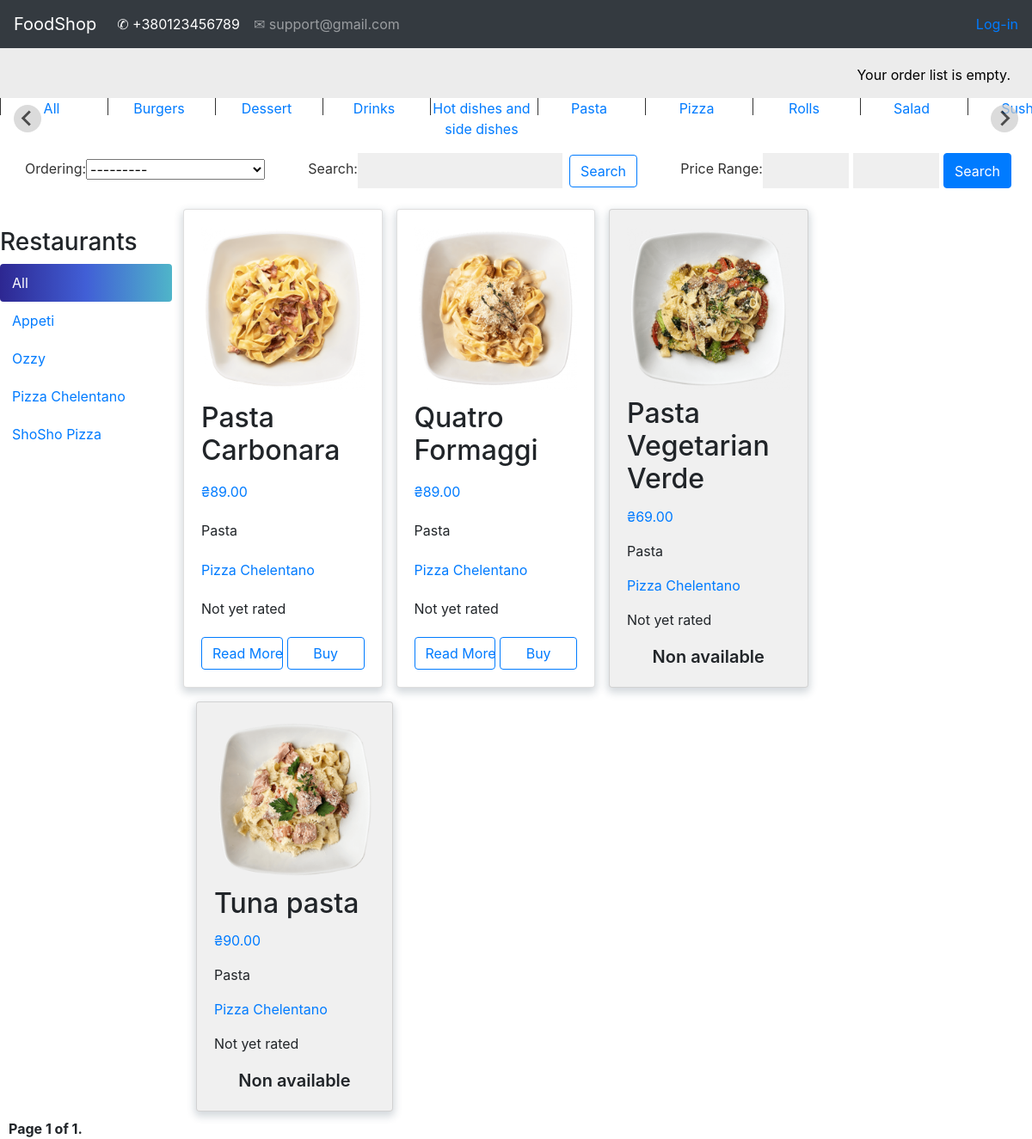
The page /?category=8 on the database as committed earlier.
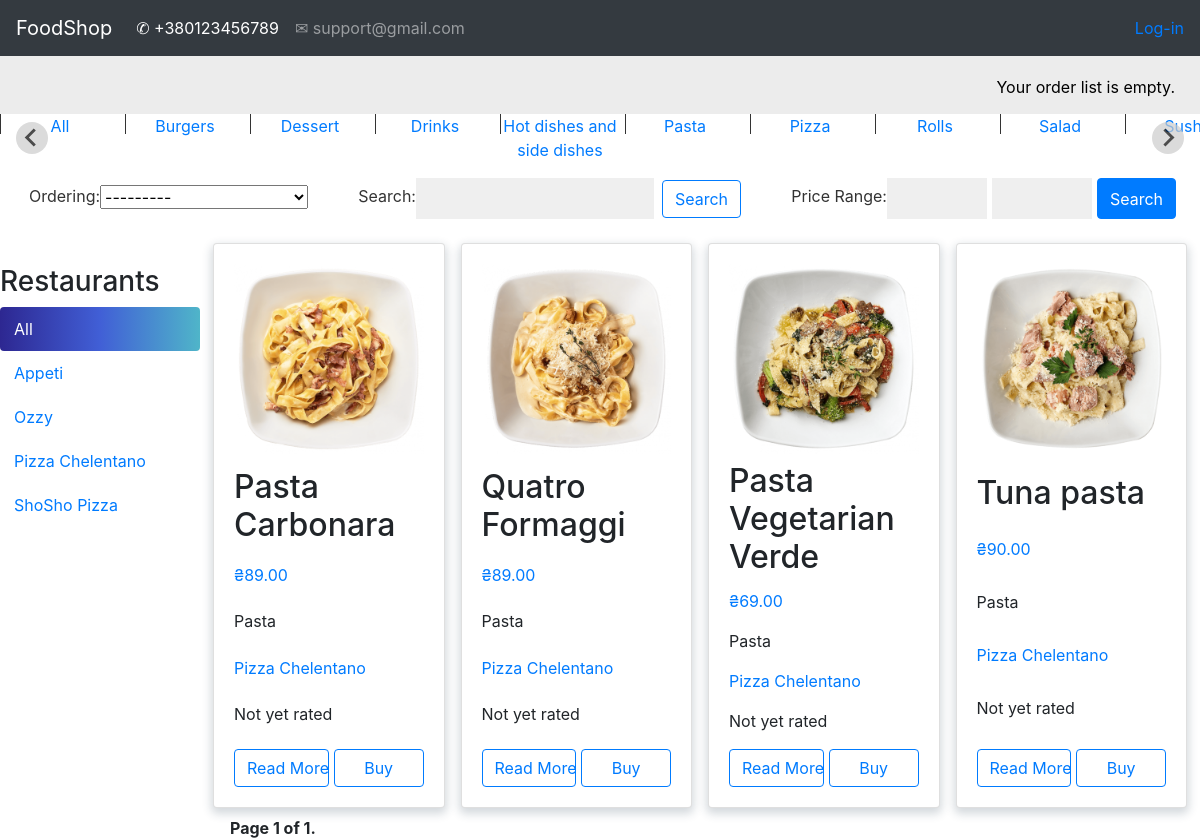
The same page on the database as committed later.
### shop/models.py (models this page shows, shortened)
class Category(models.Model):
    name = models.CharField(max_length=150, db_index=True)
    slug = models.SlugField(max_length=150, db_index=True, unique=True)
    class Meta:
        ordering = ('name',)
        default_related_name = "category"
        verbose_name = "Category"
        verbose_name_plural = "Categories"
    def __str__(self):
        return self.name

class Shop(models.Model):
    owner = models.OneToOneField(settings.AUTH_USER_MODEL, on_delete=models.CASCADE)
    name = models.CharField(max_length=150, db_index=True)
    slug = models.SlugField(max_length=150, db_index=True, unique=True)
    class Meta:
        ordering = ('name',)
        default_related_name = "shop"
    def __str__(self):
        return self.name

class Product(models.Model):
    shop = models.ForeignKey(Shop, on_delete=models.CASCADE)
    category = models.ForeignKey(Category, on_delete=models.CASCADE)
    name = models.CharField(max_length=150, db_index=True)
    slug = models.SlugField(max_length=150, db_index=True)
    image = models.ImageField(upload_to='image_products/%Y/%m/%d', default='image_products/no_img.png')
    description = models.TextField(blank=True)
    price = models.DecimalField(max_digits=10, decimal_places=2)
    available = models.BooleanField(default=True)
    created = models.DateTimeField(auto_now_add=True)
    updated = models.DateTimeField(auto_now=True)
    objects = ProductManager()
    class Meta:
        ordering = ('-created',)
        index_together = (('id', 'slug'),)
        default_related_name = "products"
    def get_absolute_url(self):
        return reverse('product_detail',
                       args=[self.id, self.slug])
    def get_shop_slug(self):
        shop = Shop.objects.get(name=self.shop)
        shop = shop.slug
        return reverse('product_list_by_shop',
                       args=[shop])
    def get_rating(self):
        product = Product.objects.get(id=self.id, slug=self.slug)
        rating = product.reviews.filter(show=True).aggregate(Avg('rating'))
        return rating

### shop/views.py (the view)
# urls.py: path('', views.product_list, name='product_list'),
def product_list(request, shop_slug=None, category_slug=None):
    orderlist_form = OrderListAddProductForm()
    shop = None
    shops = Shop.objects.all()
    category = None
    categories = Category.objects.all()
    products = Product.objects.available()
    products_non = Product.objects.non_available()
    if shop_slug:
        shop = Shop.objects.get(slug=shop_slug)
        products = products.filter(shop=shop)
        products_non = products_non.filter(shop=shop)
    if category_slug:
        category = Category.objects.get(slug=category_slug)
        products = products.filter(category=category)
        products_non = products_non.filter(category=category)
    products = products | products_non
    products = products.order_by('-available', '-created')
    myFilter = ProductFilter(request.GET, queryset=products)
    products = myFilter.qs
    paginator = Paginator(products, 12)
    page = request.GET.get('page')
    try:
        objects = paginator.page(page)
    except PageNotAnInteger:
        objects = paginator.page(1)
    except EmptyPage:
        objects = paginator.page(paginator.num_pages)
    return render(request, 'shop/index.html',
                  {'product_list': objects,
                   'category': category,
                   'categories': categories,
                   'shop': shop,
                   'shops': shops,
                   "form": orderlist_form,
                   'myFilter': myFilter})

### orderlist/forms.py
class OrderListAddProductForm(forms.Form):
    count = forms.TypedChoiceField(choices=PRODUCT_COUNT_CHOICES, coerce=int)
    update = forms.BooleanField(required=False, initial=False, widget=forms.HiddenInput)

### orderlist/context_processors.py (called while the page is built)
def orderlist(request):
    return {'orderlist': OrderList(request)}

### orderlist/orderlist.py (called while the page is built)
    def __len__(self):
        return sum(item['count'] for item in self.orderlist.values())

### shop/models.py (called while the page is built)
    def available(self):
        return self.filter(available=True)

    def non_available(self):
        return self.filter(available=False)

    def get_query_set(self):
        return ProductQuerySet(self.model)

    def available(self):
        return self.get_query_set().available()

    def non_available(self):
        return self.get_query_set().non_available()

### templates/shop/index.html (shortened to what this page needs)
{% extends 'shop/base.html' %}
{% load static %}
{% load custom_tags %}
{% block context %}
<body>
{% if categories %}
<div class="splide mb-3">
        <div class="splide__track">
            <ul class="splide__list">
                <li class="splide__slide"><a href="{{ request.path }}">All</a></li>
                {% for c in categories %}
                <li class="splide__slide"><a href="{{ request.path }}?category={{ c.id }}">{{ c.name }}</a></li>
                {% endfor %}
            </ul>
        </div>
    </div>
{% endif %}
<form method="get">
    <div class="d-flex flex-row-reverse justify-content-between align-items-center mx-4">
        <div class="d-flex">
            <div class="filter-input d-flex align-items-center filter-price search-input-price">
                <label for="{{ myFilter.form.price_start.id_for_label }}">Price Range:</label>
                {{ myFilter.form.price_start }} {{ myFilter.form.price_end }}
            </div>
            <button class="btn btn-primary" type="submit">Search</button>
        </div>
        <div class="d-flex align-items-center">
            <label for="{{ myFilter.form.name.id_for_label }}">Search:</label>
            <div class="filter-input search-input">{{ myFilter.form.name }}</div>
            <button class="btn btn-outline-primary ml-2" type="submit">Search</button>
        </div>
        <div>
            <label for="{{ myFilter.form.ordering.id_for_label }}">Ordering:</label>
            {{ myFilter.form.ordering }}
        </div>
    </div>
</form>
<div id="sidebar">
        <h3>Restaurants</h3>
        <ul>
            <li {% if not shop %} class="selected"{% endif %}>
                <a href="{% url 'product_list' %}">All</a>
            </li>
            {% for c in shops %}
                <li {% if shop.slug == c.slug %} class="selected"{% endif %}>
                    <a href="{% url 'product_list_by_shop' c.slug%}">{{ c.name }}</a>
                </li>
            {% endfor %}
        </ul>
    </div>
<div class="d-flex flex-column" style="margin-right: -5px;">
{% if product_list %}
<div class="row" style="margin-right: 5px">
      {% for product in product_list %}
        <div class="post-item col-12 col-sm-6 col-md-6 col-lg-3 p-2">
          <div class="card h-100 card-product align-items-center {% if not product.available %} gray-bg {% endif %}">
            <div class="card-body card-flex">
              <div class="product-image mb-2">
                <img src="{{ product.image.url }}">
              </div>
              <h2 class="card-title">{{ product.name }}</h2>
              <p class="text-primary">₴{{ product.price}}</p>
              <p class="card-text">{{product.category|safe | truncatewords:10 }}</p>
              <p class="card-text"><a href="{{ product.get_shop_slug }}">
                  {{product.shop|safe | truncatewords:10 }}</a></p>
              <p class="card-text">{% if product.get_rating.rating__avg %}
                  Rated at {{ product.get_rating.rating__avg }}/5.0 ({{ product.get_rating_votes }})
                                    {% else %}Not yet rated{% endif %}</p>
              {% if product.available %}
              <div class="d-flex justify-content-between">
              <a href="{{ product.get_absolute_url }}" style="width:50%; margin-right: 5px" class="btn btn-outline-primary">Read More</a>
              <a href="javascript:;" onclick="document.getElementById('product-add-{{ product.id }}').submit();"
                                                                   style="width: 50%" class="btn btn-outline-primary">Buy</a>
              {% else %}
                <p class="card-text" style="text-align: center; font-size: 20px; font-weight: 600">Non available</p>
              {% endif %}
              </div>
            </div>
          </div>
        </div>
      {% endfor %}
    </div>
    {% if product_list %}
    {% include 'pagination/pagination.html' with page=product_list %}
    {% endif %}
    </div>
{% else %}
<p style="font-style:oblique; font-size: 400%">Sorry, there are no products in this collection.</p>
{% endif %}
</body>
</html>
{% endblock context %}

### templates/shop/base.html (shortened to what this page needs)
{% load custom_tags %}
{% load static %}
<html lang="en">
<head>
    <link rel="stylesheet" href="https://maxcdn.bootstrapcdn.com/bootstrap/4.0.0/css/bootstrap.min.css">
    <link rel="stylesheet" type="text/css" href="{% static '/css/style.css' %}">
    <link rel="stylesheet" type="text/css" href="{% static '/categories-slider/splide-2.4.21/dist/css/splide.min.css' %}">
    <link rel="stylesheet" type="text/css" href="{% static '/categories-slider/style.css' %}">
</head>
<body>
<nav class="navbar navbar-expand-lg navbar-dark bg-dark">
  <a class="navbar-brand" href="{% url 'product_list' %}">FoodShop</a>
  <div class="collapse navbar-collapse" id="navbarSupportedContent">
    <ul class="navbar-nav mr-auto">
      <li class="nav-item active">
        <a class="nav-link" href="#">&#9990; +380123456789<span class="sr-only">(current)</span></a>
      </li>
      <li class="nav-item">
        <a class="nav-link" href="#">&#9993; support@gmail.com</a>
      </li>
    </ul>
      <span class="user">
        {% if request.user.is_authenticated %}
          Hello <a href="{% url 'edit' %}">{{ request.user.username }},</a>
          <a href="{% url 'logout' %}">Logout</a>
        {% else %}
            <a href="{% url 'login' %}">Log-in</a>
        {% endif %}
    </span>
  </div>
</nav>
<div id="subheader">
 <div class="order-list">
          {% with total_items=orderlist|length %}
            {% if orderlist|length > 0 %}
                Your order list contains:
                <a href="{% url 'orderlist:orderlist_detail' %}">
                    {{ total_items }} item{{ total_items|pluralize }},
                    ₴{{ orderlist.get_total_price }}
                </a>
            {% else %}
                Your order list is empty.
            {% endif %}
        {% endwith %}
      </div>
 </div>
{% block context %}
{% endblock context %}
{% load static %}
</body>
</html>

### templates/pagination/pagination.html (shortened to what this page needs)
<div class="pagination">
 <span class="step-links">
 <span class="current">
 Page {{ page.number }} of {{ page.paginator.num_pages }}.
 </span>
 </span>
</div>

### static/css/style.css (style rules this page uses)
html { overflow-x: hidden; }
.order-list { color: white; }
#subheader { background:#ececec; color:#444; padding:15px 100px; overflow:auto; }
#subheader .order-list { float:right; color:black; padding-top:4px; margin-right: -75px; }
.user { color:white; }
#sidebar { width:220px; padding:30px 20px 0 0; float:left; }
#sidebar ul { margin:0; padding:0; }
#sidebar ul li { margin:0; list-style:none; padding:10px 14px; }
#sidebar ul li a { display:block; }
#sidebar ul li.selected { background: rgb(45,39,145); background: linear-gradient(90deg, rgba(45,39,145,1) 0%, rgba(65,95,214,1) 50%, rgba(79,181,201,1) 100%); border-radius:4px; }
#sidebar ul li.selected a { color:#fff; }
.card-flex { display:flex; flex-direction:column; justify-content:space-between; }
.card-product { box-shadow: 0px 4px 10px 1.7px rgb(34 60 80 / 20%); }
form { overflow:auto; margin-left: 5px; }
label { float:left; clear:both; color:#333; margin-bottom:4px; margin-top: -1px; }
input, textarea { clear:both; float:left; margin:0 0 10px; background:#efefef; border:0; padding:10px 10px; font-size:14px; }
.product-image { max-width: 360px; max-height: 420px; }
.product-image img { display: block; max-width: 100%; object-fit: cover; }
.search-input-price input, .search-input input { margin: 0; }
.filter-price input { margin-right: 5px; width: 100px; }

### static/categories-slider/style.css (style rules this page uses)
.splide__slide { text-align: center; position: relative; }
.splide__slide a { text-decoration: none; }
.splide__slide::after { content: ''; position: absolute; left: 0; top: 0; display: block; width: 1px; height: 20px; background-color: #333; }

### templates/pagination/pagination.html (style rules this page uses)
.pagination { margin:0px 10px; font-weight:bold; }

Rows that differ between the two databases and show on the page:
changed Product "Pasta Vegetarian Verde": available "Non available" → "Read More Buy"
changed Product "Tuna pasta": available "Non available" → "Read More Buy"
